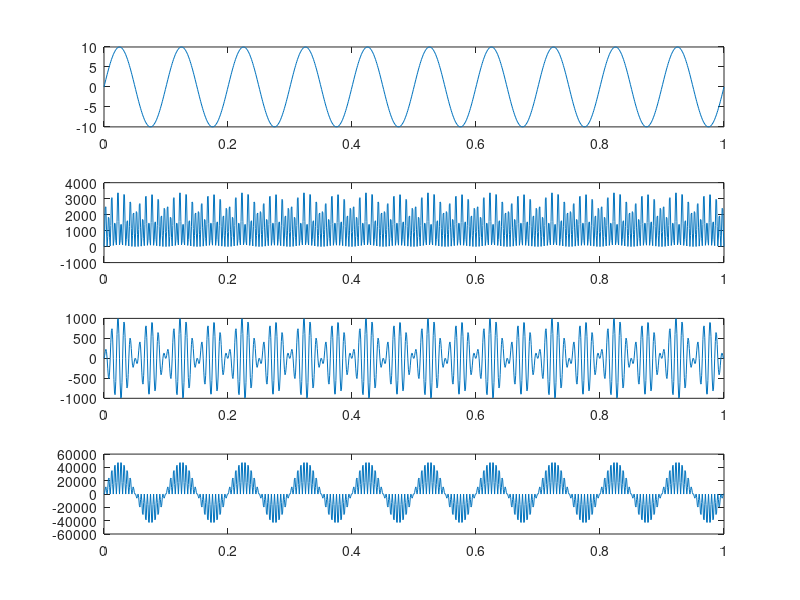

Reproduce this figure in MATLAB.
fs=1000;
fc=100;
fm=10;
t=0:1/fs:1;
m=10*sin(2*pi*fm*t);
c=50*sin(2*pi*fc*t);
v1=m+c;
v2=v1+v1.*v1;%without filter
v3=(1+2.*m).*c;%with filter
subplot(4,1,1);
plot(t,m);
subplot(4,1,2);
plot(t,v2)
subplot(4,1,3)
plot(t,v3);
v4=v3.*c;
subplot(4,1,4);
plot(t,v4)
